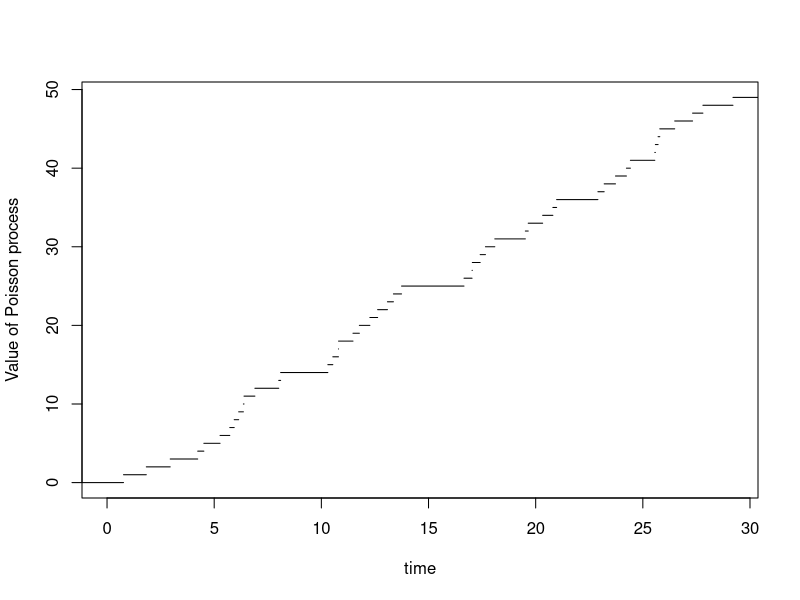

Here is the R script that generated this plot:
## ---- chunk 1
# package for calculating matrix exponentials
## ---- chunk 2
# set the seed for generating random variables (for reproducability) 
# set.seed(2019)

# set the rate of the Poisson process/Exponential distribution
lambda <- 2
# number of jumps 
n <- 50
# initialise the jump times
jump_times <- rep(0, lenthought = n)

# note that the first value of the jump_times is aleady 0
for(i in 2:n){
  jump_times[i] <- jump_times[i - 1] + rexp(1, lambda)
}
jump_times
## ---- chunk 3
jump_times_2 = cumsum(rexp(n-1, lambda))
# note that the two generated sample_paths are different, 
# since the Exponential random variables are different.
jump_times_2
## ---- chunk 4
# define the Poisson process as a function
poisson_process <- stepfun(jump_times[2 : 50], seq(0, n - 1, by = 1))
# the first argument of `stepfun` is where the step function jumps
# the second argument is the hight of the step function

# Let us check some values.
# The starting value is 0.
poisson_process(0)
# What is the value of N(3)? (Note that we use jump_times and not jump_times_2)
poisson_process(3)
poisson_process(10)
poisson_process(15)
## ---- chunk 5
# The first jump of the Poisson process is 
first_jump <- jump_times[2]
poisson_process(first_jump - 0.001)
poisson_process(first_jump + 0.001)
## ---- chunk 6
plot(poisson_process, xlab = "time", ylab = "Value of Poisson process", main = NULL,
     verticals = FALSE, do.points = FALSE, xlim = c(0,jump_times[n]))

